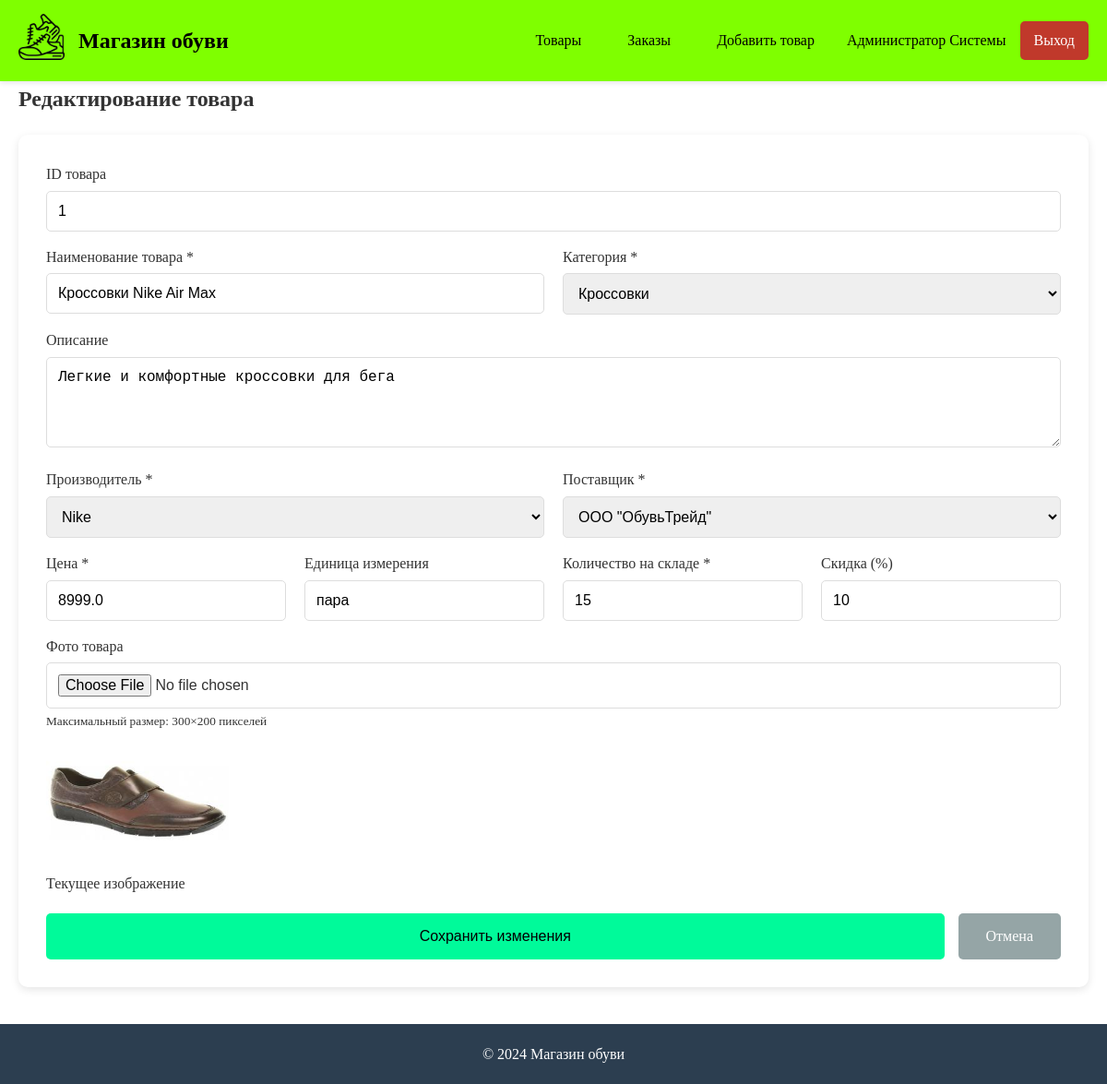
/products/edit/1 (signed in), run on the app's committed database.
### app/models.py (models this page shows, shortened)
class User(UserMixin, db.Model):
    __tablename__ = 'users'
    id = db.Column(db.Integer, primary_key=True)
    login = db.Column(db.String(50), unique=True, nullable=False)
    password_hash = db.Column(db.String(200), nullable=False)
    role = db.Column(db.String(20), nullable=False)
    fio = db.Column(db.String(100), nullable=False)
    def has_permission(self, action):
        permissions = {
            'guest': ['view_products'],
            'client': ['view_products', 'place_order', 'view_own_orders'],
            'manager': ['view_products', 'search_products', 'filter_products',
                       'sort_products', 'view_orders'],
            'admin': ['view_products', 'search_products', 'filter_products',
                     'sort_products', 'add_product', 'edit_product', 'delete_product',
                     'view_orders', 'add_order', 'edit_order', 'delete_order']
        }
        return action in permissions.get(self.role, [])

class Product(db.Model):
    __tablename__ = 'products'
    id = db.Column(db.Integer, primary_key=True)
    name = db.Column(db.String(200), nullable=False)
    category_id = db.Column(db.Integer, db.ForeignKey('categories.id'), nullable=False)
    description = db.Column(db.Text)
    manufacturer_id = db.Column(db.Integer, db.ForeignKey('manufacturers.id'), nullable=False)
    supplier_id = db.Column(db.Integer, db.ForeignKey('suppliers.id'), nullable=False)
    price = db.Column(db.Float, nullable=False)
    unit = db.Column(db.String(20), default='шт')
    stock = db.Column(db.Integer, default=0)
    discount = db.Column(db.Integer, default=0)
    image_path = db.Column(db.String(500))

class Category(db.Model):
    __tablename__ = 'categories'
    id = db.Column(db.Integer, primary_key=True)
    name = db.Column(db.String(100), nullable=False)
    products = db.relationship('Product', backref='category', lazy=True)

class Manufacturer(db.Model):
    __tablename__ = 'manufacturers'
    id = db.Column(db.Integer, primary_key=True)
    name = db.Column(db.String(100), nullable=False)
    products = db.relationship('Product', backref='manufacturer', lazy=True)

class Supplier(db.Model):
    __tablename__ = 'suppliers'
    id = db.Column(db.Integer, primary_key=True)
    name = db.Column(db.String(100), nullable=False)
    products = db.relationship('Product', backref='supplier', lazy=True)

### app/routes/products.py (the view, shortened to what this page needs)
@products_bp.route('/edit/<int:product_id>', methods=['GET', 'POST'])
@login_required
def edit_product(product_id):
    if not current_user.has_permission('edit_product'):
        flash('У вас нет прав для редактирования товара', 'error')
        return redirect(url_for('products.product_list'))
    product = Product.query.get_or_404(product_id)
    categories = Category.query.all()
    manufacturers = Manufacturer.query.all()
    suppliers = Supplier.query.all()
    return render_template('product_form.html',
                           categories=categories,
                           manufacturers=manufacturers,
                           suppliers=suppliers,
                           product=product,
                           title='Редактирование товара')

### app/models.py (called while the page is built)
@login_manager.user_loader
def load_user(user_id):
    return User.query.get(int(user_id))

### app/templates/product_form.html (shortened to what this page needs)
{% extends "base.html" %}
{% block content %}
<div class="product-form-page">
    <h2>{{ title }}</h2>
    <form method="POST" enctype="multipart/form-data" class="product-form">
        {% if product %}
        <div class="form-row">
            <div class="form-group">
                <label for="product_id">ID товара</label>
                <input type="text" id="product_id" value="{{ product.id }}" readonly>
            </div>
        </div>
        {% endif %}
        <div class="form-row">
            <div class="form-group">
                <label for="name">Наименование товара *</label>
                <input type="text" id="name" name="name" required
                       value="{{ product.name if product else '' }}">
            </div>
            <div class="form-group">
                <label for="category_id">Категория *</label>
                <select id="category_id" name="category_id" required>
                    {% for category in categories %}
                    <option value="{{ category.id }}"
                            {% if product and product.category_id == category.id %}selected{% endif %}>
                        {{ category.name }}
                    </option>
                    {% endfor %}
                </select>
            </div>
        </div>
        <div class="form-group">
            <label for="description">Описание</label>
            <textarea id="description" name="description" rows="4">{{ product.description if product else '' }}</textarea>
        </div>
        <div class="form-row">
            <div class="form-group">
                <label for="manufacturer_id">Производитель *</label>
                <select id="manufacturer_id" name="manufacturer_id" required>
                    {% for manufacturer in manufacturers %}
                    <option value="{{ manufacturer.id }}"
                            {% if product and product.manufacturer_id == manufacturer.id %}selected{% endif %}>
                        {{ manufacturer.name }}
                    </option>
                    {% endfor %}
                </select>
            </div>
            <div class="form-group">
                <label for="supplier_id">Поставщик *</label>
                <select id="supplier_id" name="supplier_id" required>
                    {% for supplier in suppliers %}
                    <option value="{{ supplier.id }}"
                            {% if product and product.supplier_id == supplier.id %}selected{% endif %}>
                        {{ supplier.name }}
                    </option>
                    {% endfor %}
                </select>
            </div>
        </div>
        <div class="form-row">
            <div class="form-group">
                <label for="price">Цена *</label>
                <input type="number" id="price" name="price" step="0.01" min="0" required
                       value="{{ product.price if product else '' }}">
            </div>
            <div class="form-group">
                <label for="unit">Единица измерения</label>
                <input type="text" id="unit" name="unit"
                       value="{{ product.unit if product else 'шт' }}">
            </div>
            <div class="form-group">
                <label for="stock">Количество на складе *</label>
                <input type="number" id="stock" name="stock" min="0" required
                       value="{{ product.stock if product else '0' }}">
            </div>
            <div class="form-group">
                <label for="discount">Скидка (%)</label>
                <input type="number" id="discount" name="discount" min="0" max="100"
                       value="{{ product.discount if product else '0' }}">
            </div>
        </div>
        <div class="form-group">
            <label for="image">Фото товара</label>
            <input type="file" id="image" name="image" accept="image/*">
            <small>Максимальный размер: 300×200 пикселей</small>
            {% if product and product.image_path %}
            {% set _img = product.image_path %}
            {% set _img2 = _img.replace('\\\\', '/').replace('\\', '/') %}
            {% if _img2.startswith('uploads/') %}
                {% set _img2 = _img2.replace('uploads/', '') %}
            {% endif %}
            {% set _file = _img2.split('/')[-1] %}
            <div class="current-image">
                <img src="{{ url_for('uploaded_file', filename=_file) }}" alt="Текущее фото">
                <p>Текущее изображение</p>
            </div>
            {% else %}
            <div class="current-image">
                <img src="{{ url_for('static', filename='images/picture.png') }}" alt="Заглушка">
                <p>Нет изображения</p>
            </div>
            {% endif %}
        </div>
        <div class="form-actions">
            <button type="submit" class="btn btn-primary">
                {{ 'Сохранить изменения' if product else 'Добавить товар' }}
            </button>
            <a href="{{ url_for('products.product_list') }}" class="btn btn-secondary">Отмена</a>
        </div>
    </form>
</div>
{% endblock %}

### app/templates/base.html (shortened to what this page needs)
<!DOCTYPE html>
<html lang="ru">
<head>
    <link rel="stylesheet" href="{{ url_for('static', filename='css/style.css') }}">
</head>
<body>
    <header>
        <div class="container">
            <div class="logo">
                <a href="{{ url_for('products.product_list') }}">
                    <img src="{{ url_for('static', filename='images/logo.png') }}" alt="Логотип">
                </a>
                <h1>Магазин обуви</h1>
            </div>
            <nav>
                <ul>
                    <li><a href="{{ url_for('products.product_list') }}">Товары</a></li>
                    {% if current_user.is_authenticated %}
                        {% if current_user.has_permission('view_orders') %}
                        <li><a href="{{ url_for('orders.order_list') }}">Заказы</a></li>
                        {% endif %}
                        {% if current_user.has_permission('add_product') %}
                        <li><a href="{{ url_for('products.add_product') }}">Добавить товар</a></li>
                        {% endif %}
                        <li class="user-info">
                            <span>{{ current_user.fio }}</span>
                            <a href="{{ url_for('auth.logout') }}" class="btn-logout">Выход</a>
                        </li>
                    {% else %}
                        <li><a href="{{ url_for('auth.login') }}">Вход</a></li>
                    {% endif %}
                </ul>
            </nav>
        </div>
    </header>
    <main class="container">
        {% block content %}{% endblock %}
    </main>
    <footer>
        <div class="container">
            <p>&copy; 2024 Магазин обуви</p>
        </div>
    </footer>
</body>
</html>

### app/static/css/style.css (style rules this page uses)
* { margin: 0; padding: 0; box-sizing: border-box; }
body { font-family: 'Times New Roman', Times, serif; background-color: #FFFFFF; color: #333; line-height: 1.6; }
.container { max-width: 1200px; margin: 0 auto; padding: 0 20px; }
header { background-color: #7FFF00; color: #000; padding: 15px 0; box-shadow: 0 2px 5px rgba(0,0,0,0.1); }
header .container { display: flex; justify-content: space-between; align-items: center; }
.logo { display: flex; align-items: center; gap: 15px; }
.logo img { height: 50px; width: auto; }
.logo h1 { font-size: 1.5rem; }
nav ul { display: flex; list-style: none; gap: 20px; align-items: center; }
nav a { color: #000; text-decoration: none; padding: 8px 15px; border-radius: 5px; transition: background-color 0.3s; }
.user-info { display: flex; align-items: center; gap: 15px; }
.btn-logout { background-color: #c0392b; color: #fff; padding: 8px 15px; }
main { padding: 30px 0; min-height: calc(100vh - 200px); }
.form-group { margin-bottom: 20px; }
.form-group label { display: block; margin-bottom: 5px; font-weight: 500; }
.form-group input, .form-group select, .form-group textarea { width: 100%; padding: 12px; border: 1px solid #ddd; border-radius: 5px; font-size: 1rem; }
.btn { padding: 12px 25px; border: none; border-radius: 5px; cursor: pointer; font-size: 1rem; text-decoration: none; display: inline-block; }
.btn-primary { background-color: #00FA9A; color: #000; width: 100%; }
.btn-secondary { background-color: #95a5a6; color: white; }
.product-form-page h2 { margin-bottom: 20px; }
.product-form { background: white; padding: 30px; border-radius: 10px; box-shadow: 0 3px 10px rgba(0,0,0,0.1); }
.form-row { display: grid; grid-template-columns: repeat(auto-fit, minmax(200px, 1fr)); gap: 20px; }
.product-form .form-group { margin-bottom: 15px; }
.current-image { margin-top: 10px; }
.current-image img { max-width: 200px; border-radius: 5px; }
.form-actions { display: flex; gap: 15px; margin-top: 20px; }
.form-actions .btn { padding: 12px 30px; }
footer { background-color: #2c3e50; color: white; text-align: center; padding: 20px 0; margin-top: 40px; }

### data on the page
User: fio "Администратор Системы"
Product: id "1", name "Кроссовки Nike Air Max", category_id "Кроссовки", description "Легкие и комфортные кроссовки для бега", manufacturer_id "Nike", supplier_id "ООО \"ОбувьТрейд\"", price "8999.0", unit "пара", stock "15", discount "10"

### other printed values
{{ title }} "Редактирование товара"
{{ 'Сохранить изменения' if product else 'Добавить товар' }} "Сохранить изменения"
